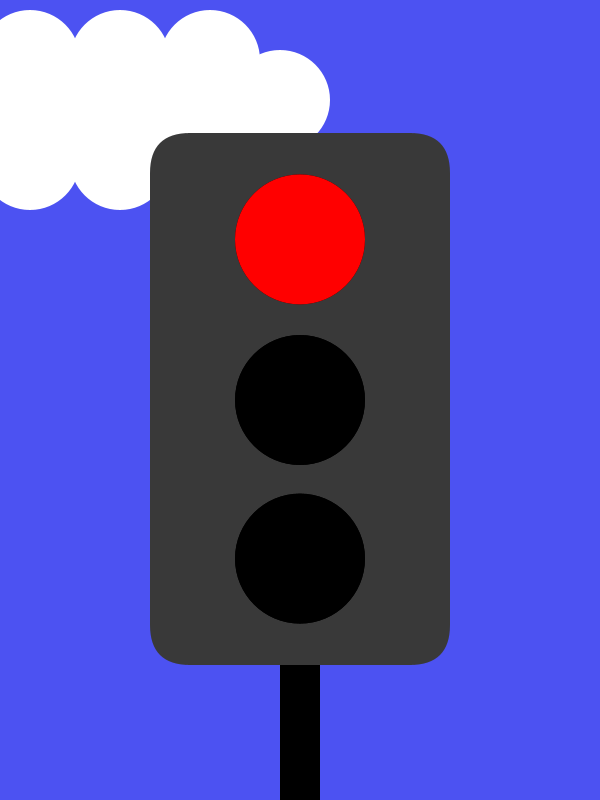
Frame 1 (no input)
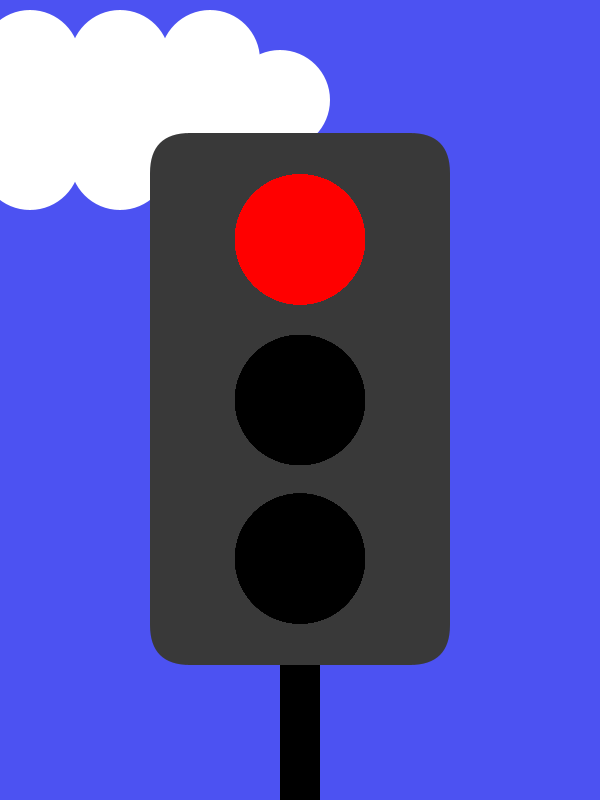
Frame 60 (the mouse pressed at the canvas centre just before this capture)
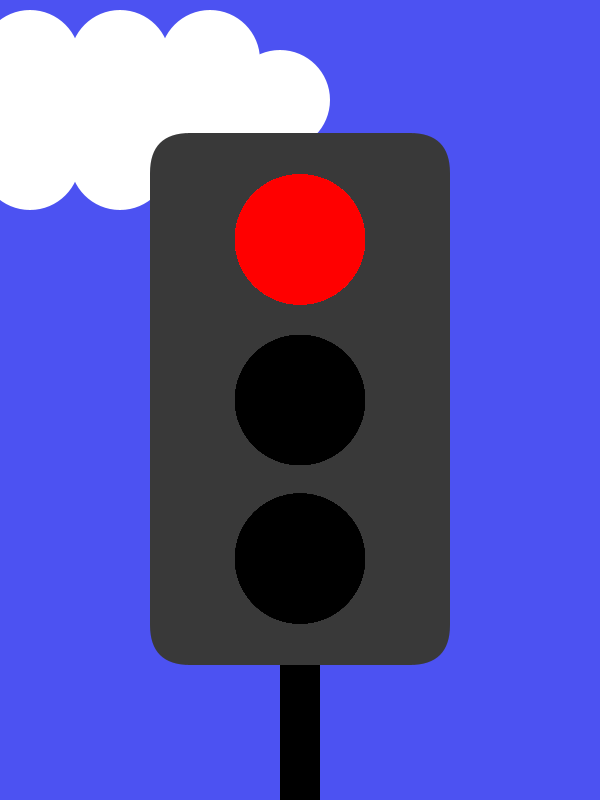
Frame 120 (the mouse held since frame 60 and released just before this capture)

The Processing sketch that drew these frames (run headless with seeded random() and noise(); from frame 60 on, the mouse is pressed at the canvas centre):

// Processing sketch: Task_6
// ── Task_6.pde
/*     Sem: 1 torsdag: 2 Task: 6
 
 Denne opgave kan måske godt være lidt langhåret, så spring den over, hvis du er ved at være træt.
 
 Du skal du tegne et traffiklys der skifter på samme måde som et rigtigt traffiklys. Du kan gøre det på mange måder, men her kommer en opskrift hvor du skal erklære et sæt variable til at holde nogle bestemte farver og andet sæt variable der kan skifte mellem at være associeret med hver af de farver. På den måde kan du lade selve fill kommandoen være uændret selvom du ændrer farven.
 
 6.a Declare and initialize variables to store the colors of a traffic light (red, yellow, green). Dont forget the color for when the lights are off.
 6.b Declare and initialize variables to store what color each of the lights are at a given moment in time.
 6.c In the setup method, draw a boks on top op which the ellipses representing the lights will be drawn (happens in the the draw method).
 6.d In the draw method, change the value of the light variables according to a given interval (you can achieve this by using a switch-case).
 Hint
 - 6.e Finally in the draw method, after the light variables has been set, draw the ellipses representing the lights.
 
 */


// 6.a
//println("----------------6--------------------");

int red = color(255, 0, 0);
int yellow = color(255, 255, 0);
int green = color(0, 255, 0);
int sort = color(0, 0, 0);



int top = red;
int midel = sort;
int bottom = sort;
int black = sort;


void setup() {
  size(600, 800);
  frameRate = 60;
  background(#4C52F2);
  fill(255);
  noStroke();
  rect(0,60,300,100);
  ellipse(30,60,100,100);
  ellipse(30,160,100,100);
  ellipse(120,160,100,100);
  ellipse(120,60,100,100);
   ellipse(210,160,100,100);
   ellipse(210,60,100,100);
   ellipse(280,100,100,100);
  
  int midX = (width/2);
  int midY = (height/2);
  fill(0, 0, 0);
  rect(midX-20, midY, 40, height);
  fill(#393939);
  rect((width/8)*2, (height/6)*1, (width/8)*4, (height/6)*4, 40);
  
  // tomme lys
    strokeWeight(4);
    fill(sort);
  ellipse(midX, (midY/3)*1.8, 130, 130);
  ellipse(midX, midY, 130, 130);
  ellipse(midX, (midY/3)*4.2, 130, 130);
  
  
}

void draw() {
  int midX = (width/2);
  int midY = (height/2);

println(frameCount);

    fill(top);
  ellipse(midX, (midY/3)*1.8, 130, 130);
      fill(midel);
  ellipse(midX, midY, 130, 130);
      fill(bottom);
  ellipse(midX, (midY/3)*4.2, 130, 130);
  
  switch(frameCount%500){
   case 100:
   top = red;
  midel = black;
  bottom = black;
  break;
  case 200:
   top = red;
  midel = yellow;
  bottom = black;
  break;
  case 300:
   top = black;
  midel = black;
  bottom = green;
  break;
  case 400:
    top = black;
  midel = yellow;
  bottom = black;
  case 500:
    top = black;
  midel = yellow;
  bottom = black;
  }

}
